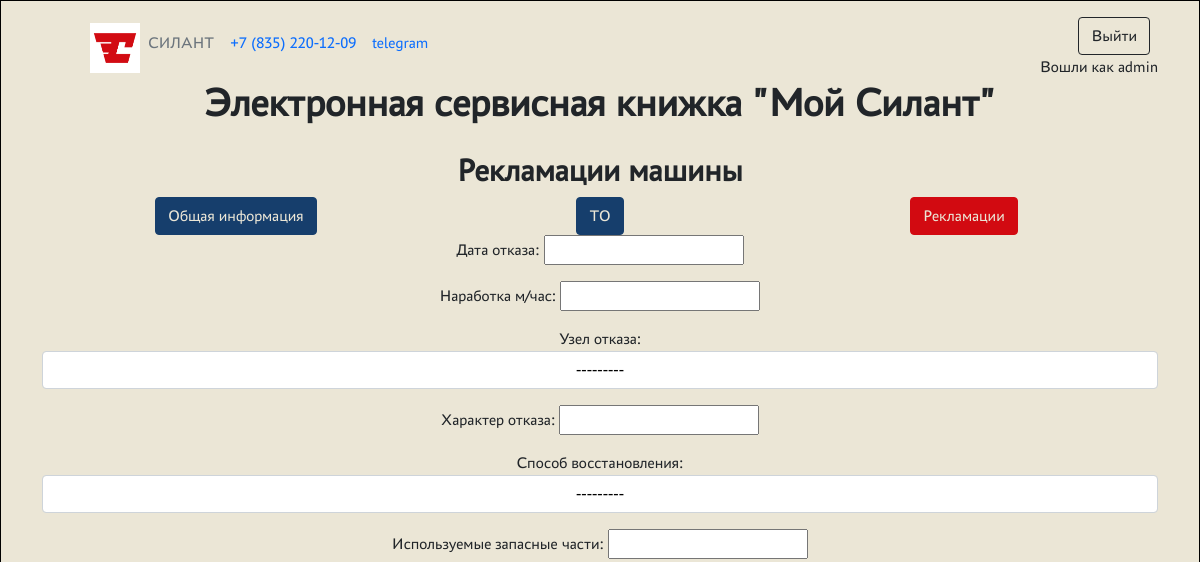
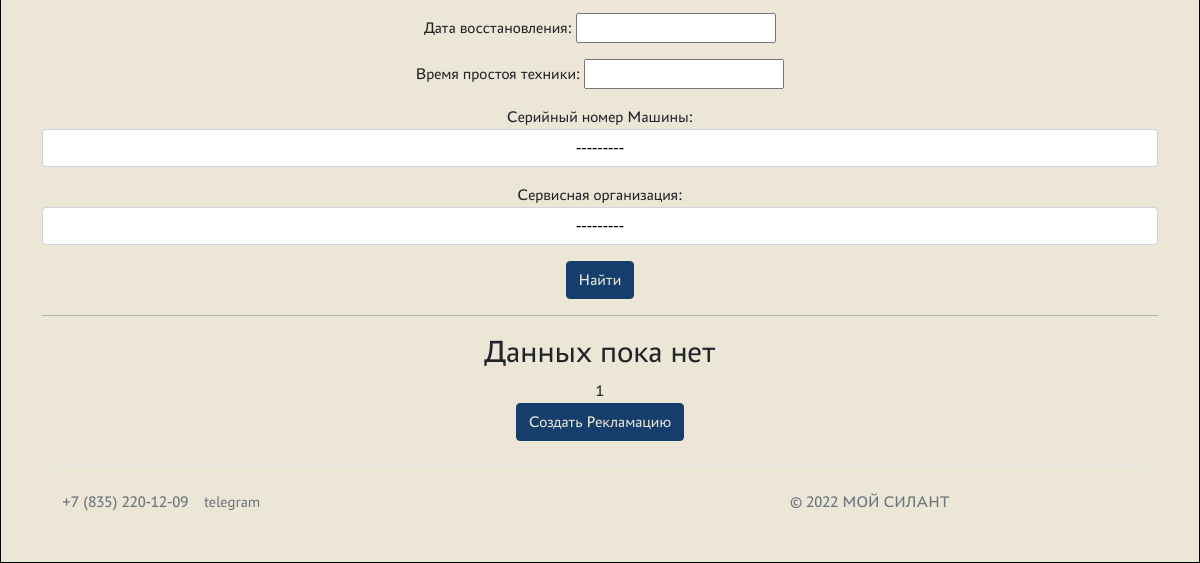
Before: /cars/complaints/ (signed in) with the older database file (2 pictures, top to bottom).
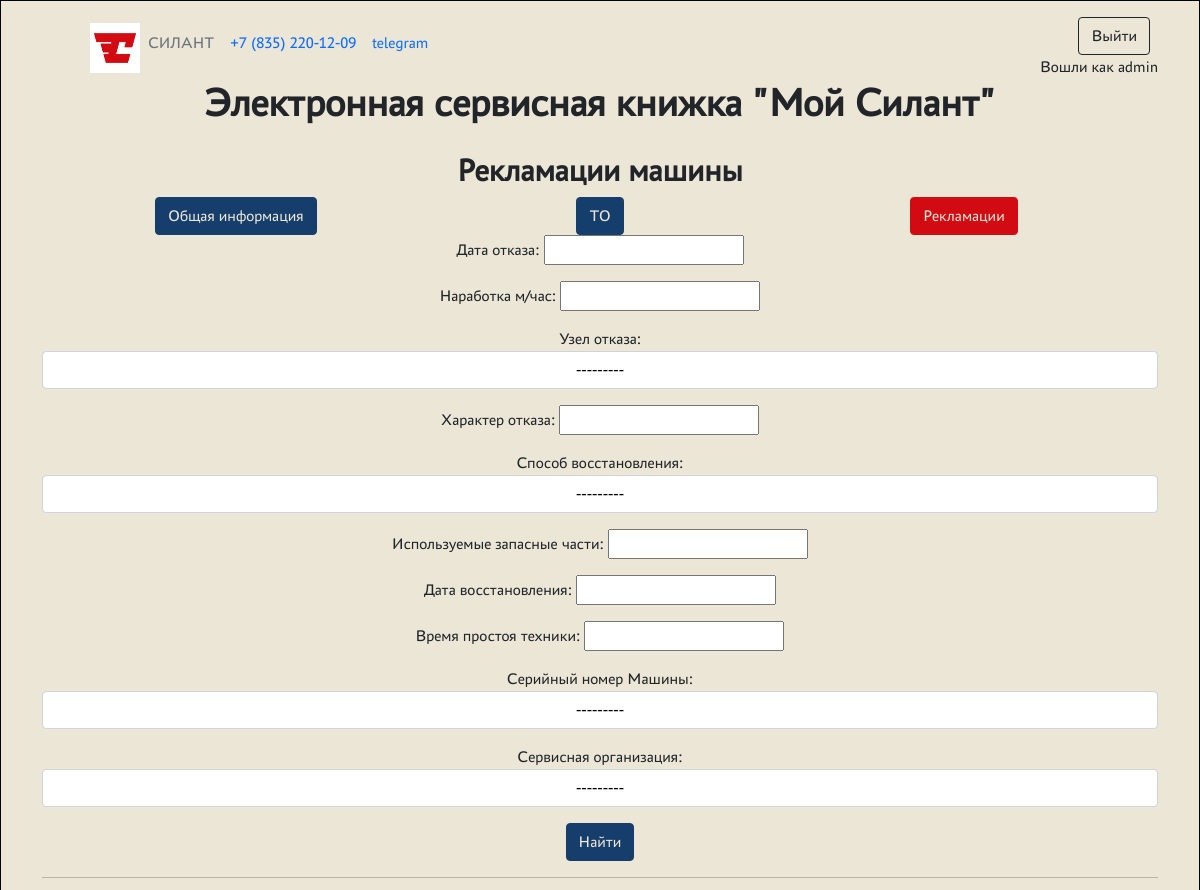
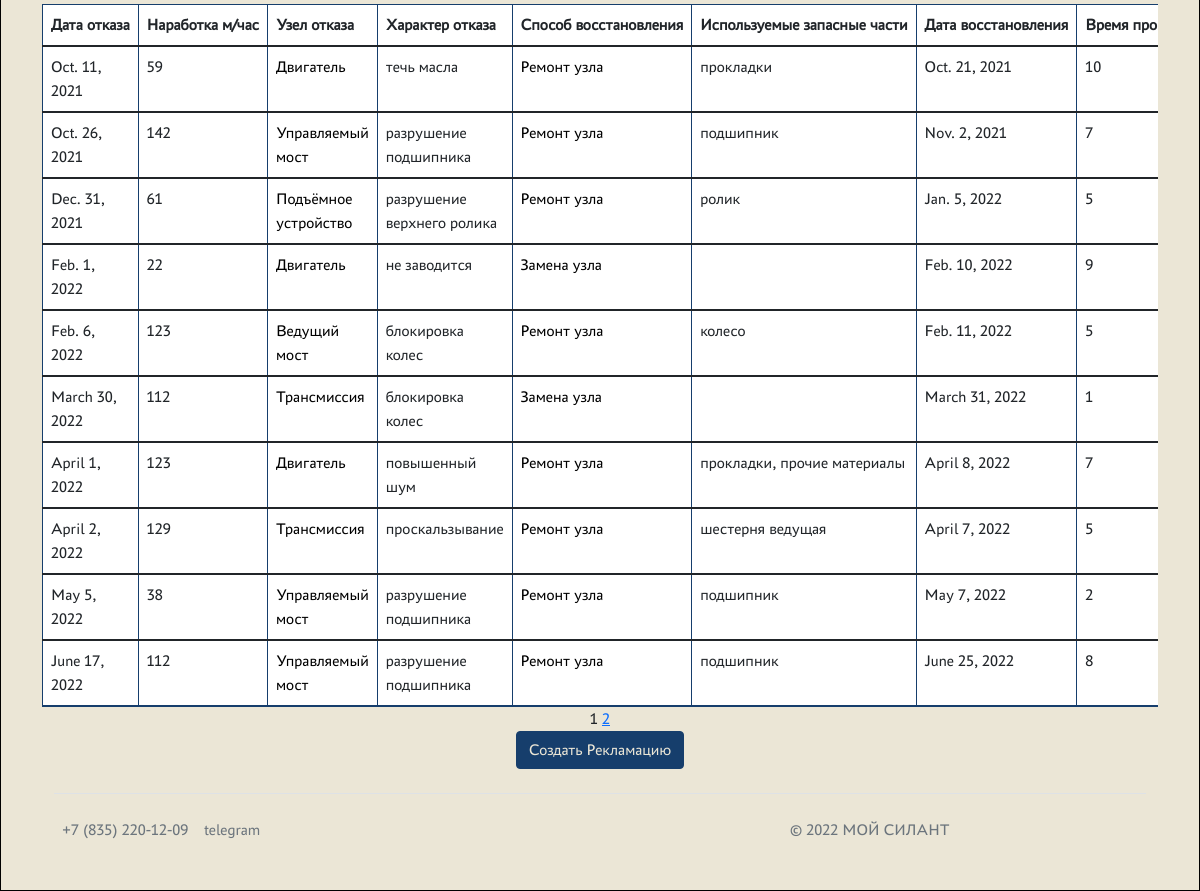
After: the same page with the newer database file (2 pictures, top to bottom).
### backend/models.py (models this page shows, shortened)
class Complaints(models.Model):
    date_of_refusal = models.DateField(verbose_name='Дата отказа')
    operating_time = models.IntegerField(verbose_name='Наработка м/час')
    failure_node = models.ForeignKey(Failure_node, on_delete=models.CASCADE, verbose_name='Узел отказа')
    description_failure = models.TextField(max_length=1024, verbose_name='Характер отказа')
    recovery_method = models.ForeignKey(Recovery_method, on_delete=models.CASCADE, verbose_name='Способ восстановления')
    parts_used = models.TextField(verbose_name='Используемые запасные части', null = True, blank=True)
    date_of_restoration = models.DateField(verbose_name='Дата восстановления')
    equipment_downtime = models.IntegerField(verbose_name='Время простоя техники', null = True, blank=True, editable=False)
    car = models.ForeignKey(Car, on_delete=models.CASCADE, verbose_name='Машина')
    service_company = models.ForeignKey(Service_company, on_delete=models.CASCADE, verbose_name='Сервисная организация')
    class Meta:
        verbose_name = 'Рекламации'
        verbose_name_plural = 'Рекламации'
        ordering = ['date_of_refusal']
        permissions = (
            ('view_complaints_noclient', 'complaints view no client'),
            ('view_complaints_noservice', 'Can view no service')
        )

class Base_dictionary(models.Model):
    name = models.TextField(unique=True, verbose_name='Название')
    description = models.TextField(blank=True, verbose_name='Описание')
    class Meta:
        abstract = True
    def __str__(self):
        return f'{self.name}'

class Failure_node(Base_dictionary):
    class Meta:
        verbose_name = 'Узел отказа'
        verbose_name_plural = 'Узлы отказа'

class Recovery_method(Base_dictionary):
    class Meta:
        verbose_name = 'Способ восстановления'
        verbose_name_plural = 'Способы восстановления'

### backend/views.py (the view)
# urls.py: path('complaints/', ComplaintsListView.as_view()),
class ComplaintsListView(LoginRequiredMixin, ListView):
    model = Complaints
    form_class = ComplaintsForm
    ordering = 'date_of_refusal'
    template_name = 'complaints/complaints.html'
    permission_required = ('silant.view_complaints',)
    context_object_name = 'complaints'
    paginate_by = 10
    def get_queryset(self):
        queryset = super().get_queryset()
        if self.request.user.is_authenticated:
            if self.request.user.has_perm('silant.view_complaints_noclient') == False:
                queryset = Complaints.objects.filter(car__client__user=self.request.user)
            else:
                if self.request.user.has_perm('silant.view_complaints_noservice') == False:
                    queryset = Complaints.objects.filter(service_company__user=self.request.user)
            self.filterset = ComplaintsFilter(self.request.GET, queryset)
        else:
            if not bool(self.request.GET):
                queryset = Complaints.objects.none()
        return self.filterset.qs
    def get_context_data(self, **kwargs):
        context = super().get_context_data(**kwargs)
        context['filterset'] = self.filterset
        return context

### backend/models.py (called while the page is built)
    def __str__(self):
        return f'{self.serial_number}'

### templates/complaints/complaints.html (shortened to what this page needs)
{% extends 'flatpages/default.html' %}
{% block content %}
    <h2><b>Рекламации машины</b></h2>
    {% if user.is_authenticated %}
    <div class="container">
        <div class="row">
        <div class="col">
            <a class="btn btn-silant-blue" href="/cars/">Общая информация</a>
        </div>
        <div class="col">
            <a class="btn btn-silant-blue" href="/cars/maintenances/">ТО </a>
        </div>
        <div class="col">
            <a class="btn btn-silant-red">Рекламации</a>
        </div>
        </div>
    </div>
    {% endif %}
   <form action="" method="get">
        {{ filterset.form.as_p }}
        <input class="btn btn-silant-blue" type="submit" value="Найти" />
    </form>
    <hr>
    {% if complaints %}
        <table class="table">
            <thead>
                <tr>
                    <th scope="col">Дата отказа</th>
                    <th scope="col">Наработка м/час</th>
                    <th scope="col">Узел отказа</th>
                    <th scope="col">Характер отказа</th>
                    <th scope="col">Способ восстановления</th>
                    <th scope="col">Используемые запасные части</th>
                    <th scope="col">Дата восстановления</th>
                    <th scope="col">Время простоя техники</th>
                </tr>
            </thead>
            {% for complaint in complaints %}
                <tbody>
                    <tr>
                        <td>{{ complaint.date_of_refusal }}</td>
                        <td>{{ complaint.operating_time }}</td>
                        <td><a href="dictionary/failureNode/{{complaint.failure_node.id}}/">{{ complaint.failure_node }}</a></td>
                        <td>{{ complaint.description_failure }}</td>
                        <td><a href="dictionary/recoveryMethod/{{complaint.recovery_method.id}}/">{{ complaint.recovery_method }}</a></td>
                        <td>{{ complaint.parts_used }}</td>
                        <td>{{ complaint.date_of_restoration }}</td>
                        <td>{{ complaint.equipment_downtime }}</td>
                    </tr>
                </tbody>
            {% endfor %}
        </table>
    {% else %}
        <h2>Данных пока нет</h2>
    {% endif %}
   {{ page_obj.number }}
   {% if page_obj.has_next %}
       <a href="?page={{ page_obj.next_page_number }}">{{ page_obj.next_page_number }}</a>
   {% endif %}
    <div class="container">
        <div class="row">
            {% if perms.silant.add_complaints %}
                <div class="col">
                    <a class="btn btn-silant-blue" href="/cars/complaints/create/">Создать Рекламацию</a>
                </div>
            {% endif %}
        </div>
    </div>
{% endblock content %}

Changed rows visible on the page:
added Complaints: date_of_refusal "Oct. 11, 2021", operating_time "59", failure_node "Двигатель", description_failure "течь масла", recovery_method "Ремонт узла", parts_used "прокладки", date_of_restoration "Oct. 21, 2021", equipment_downtime "10"
added Complaints: date_of_refusal "Oct. 26, 2021", operating_time "142", failure_node "Управляемый мост", description_failure "разрушение подшипника", recovery_method "Ремонт узла", parts_used "подшипник", date_of_restoration "Nov. 2, 2021", equipment_downtime "7"
added Complaints: date_of_refusal "Dec. 31, 2021", operating_time "61", failure_node "Подъёмное устройство", description_failure "разрушение верхнего ролика", recovery_method "Ремонт узла", parts_used "ролик", date_of_restoration "Jan. 5, 2022", equipment_downtime "5"
added Complaints: date_of_refusal "Feb. 1, 2022", operating_time "22", failure_node "Двигатель", description_failure "не заводится", recovery_method "Замена узла", date_of_restoration "Feb. 10, 2022", equipment_downtime "9"
added Complaints: date_of_refusal "Feb. 6, 2022", operating_time "123", failure_node "Ведущий мост", description_failure "блокировка колес", recovery_method "Ремонт узла", parts_used "колесо", date_of_restoration "Feb. 11, 2022", equipment_downtime "5"
added Complaints: date_of_refusal "March 30, 2022", operating_time "112", failure_node "Трансмиссия", description_failure "блокировка колес", recovery_method "Замена узла", date_of_restoration "March 31, 2022", equipment_downtime "1"
added Complaints: date_of_refusal "April 1, 2022", operating_time "123", failure_node "Двигатель", description_failure "повышенный шум", recovery_method "Ремонт узла", parts_used "прокладки, прочие материалы", date_of_restoration "April 8, 2022", equipment_downtime "7"
added Complaints: date_of_refusal "April 2, 2022", operating_time "129", failure_node "Трансмиссия", description_failure "проскальзывание", recovery_method "Ремонт узла", parts_used "шестерня ведущая", date_of_restoration "April 7, 2022", equipment_downtime "5"
added Complaints: date_of_refusal "May 5, 2022", operating_time "38", failure_node "Управляемый мост", description_failure "разрушение подшипника", recovery_method "Ремонт узла", parts_used "подшипник", date_of_restoration "May 7, 2022", equipment_downtime "2"
added Complaints: date_of_refusal "June 17, 2022", operating_time "112", failure_node "Управляемый мост", description_failure "разрушение подшипника", recovery_method "Ремонт узла", parts_used "подшипник", date_of_restoration "June 25, 2022", equipment_downtime "8"
Other visible differences:
{{ page_obj.next_page_number }}: (not shown) → "2"
text no longer shown: "Данных пока нет"
text now shown: "Дата отказа Наработка м/час Узел отказа Характер отказа Способ восстановления Используемые запасные части Дата восстановления Время…"
